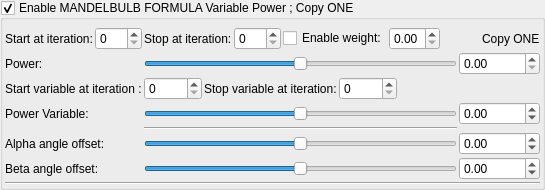
    <widget class="MyGroupBox" name="groupCheck_transform_variableMandelbulbPower1_enabled">
     <property name="title">
      <string>Enable MANDELBULB FORMULA Variable Power ; Copy ONE</string>
     </property>
     <property name="checkable">
      <bool>true</bool>
     </property>
     <layout class="QVBoxLayout" name="verticalLayout_22" stretch="0,0,0">
      <property name="spacing">
       <number>2</number>
      </property>
      <property name="leftMargin">
       <number>2</number>
      </property>
      <property name="topMargin">
       <number>2</number>
      </property>
      <property name="rightMargin">
       <number>2</number>
      </property>
      <property name="bottomMargin">
       <number>2</number>
      </property>
      <item>
       <layout class="QGridLayout" name="gridLayout_35">
        <property name="topMargin">
         <number>5</number>
        </property>
        <item row="0" column="5">
         <widget class="QCheckBox" name="checkBox_transform_variableMandelbulbPower1_weight_enabled">
          <property name="text">
           <string>Enable weight:</string>
          </property>
         </widget>
        </item>
        <item row="0" column="3">
         <widget class="MySpinBox" name="spinboxInt_transform_variableMandelbulbPower1_stop_iterations">
          <property name="sizePolicy">
           <sizepolicy hsizetype="Preferred" vsizetype="Maximum">
            <horstretch>0</horstretch>
            <verstretch>0</verstretch>
           </sizepolicy>
          </property>
          <property name="maximum">
           <number>250</number>
          </property>
         </widget>
        </item>
        <item row="0" column="0">
         <widget class="QLabel" name="label_72">
          <property name="text">
           <string>Start at iteration:</string>
          </property>
         </widget>
        </item>
        <item row="0" column="1">
         <widget class="MySpinBox" name="spinboxInt_transform_variableMandelbulbPower1_start_iterations">
          <property name="sizePolicy">
           <sizepolicy hsizetype="Minimum" vsizetype="Maximum">
            <horstretch>0</horstretch>
            <verstretch>0</verstretch>
           </sizepolicy>
          </property>
          <property name="maximum">
           <number>250</number>
          </property>
         </widget>
        </item>
        <item row="0" column="9">
         <widget class="QLabel" name="label_129">
          <property name="text">
           <string>Copy ONE</string>
          </property>
         </widget>
        </item>
        <item row="0" column="2">
         <widget class="QLabel" name="label_75">
          <property name="text">
           <string>Stop at iteration:</string>
          </property>
         </widget>
        </item>
        <item row="0" column="6">
         <widget class="MyDoubleSpinBox" name="spinbox_transform_variableMandelbulbPower1_weight">
          <property name="sizePolicy">
           <sizepolicy hsizetype="Minimum" vsizetype="Maximum">
            <horstretch>0</horstretch>
            <verstretch>0</verstretch>
           </sizepolicy>
          </property>
          <property name="decimals">
           <number>2</number>
          </property>
          <property name="minimum">
           <double>0.000000000000000</double>
          </property>
          <property name="maximum">
           <double>1.000000000000000</double>
          </property>
          <property name="singleStep">
           <double>0.100000000000000</double>
          </property>
         </widget>
        </item>
        <item row="0" column="7">
         <spacer name="horizontalSpacer_12">
          <property name="orientation">
           <enum>Qt::Horizontal</enum>
          </property>
          <property name="sizeHint" stdset="0">
           <size>
            <width>40</width>
            <height>20</height>
           </size>
          </property>
         </spacer>
        </item>
       </layout>
      </item>
      <item>
       <layout class="QGridLayout" name="gridLayout_36">
        <property name="spacing">
         <number>2</number>
        </property>
        <item row="2" column="5">
         <widget class="MyDoubleSpinBox" name="spinbox_transform_variableMandelbulbPower1_variableConstant">
          <property name="sizePolicy">
           <sizepolicy hsizetype="Minimum" vsizetype="Maximum">
            <horstretch>0</horstretch>
            <verstretch>0</verstretch>
           </sizepolicy>
          </property>
          <property name="prefix">
           <string/>
          </property>
          <property name="suffix">
           <string/>
          </property>
          <property name="decimals">
           <number>2</number>
          </property>
          <property name="minimum">
           <double>-1000.000000000000000</double>
          </property>
          <property name="maximum">
           <double>1000.000000000000000</double>
          </property>
          <property name="singleStep">
           <double>0.100000000000000</double>
          </property>
         </widget>
        </item>
        <item row="1" column="1">
         <widget class="MySpinBox" name="spinboxInt_transform_variableMandelbulbPower1_variable_start_iterations">
          <property name="sizePolicy">
           <sizepolicy hsizetype="Minimum" vsizetype="Maximum">
            <horstretch>0</horstretch>
            <verstretch>0</verstretch>
           </sizepolicy>
          </property>
          <property name="maximum">
           <number>250</number>
          </property>
         </widget>
        </item>
        <item row="4" column="1" colspan="4">
         <widget class="QSlider" name="slider_transform_variableMandelbulbPower1_alpha_angle_offset">
          <property name="sizePolicy">
           <sizepolicy hsizetype="Expanding" vsizetype="Maximum">
            <horstretch>0</horstretch>
            <verstretch>0</verstretch>
           </sizepolicy>
          </property>
          <property name="minimum">
           <number>-18000</number>
          </property>
          <property name="maximum">
           <number>18000</number>
          </property>
          <property name="value">
           <number>0</number>
          </property>
          <property name="sliderPosition">
           <number>0</number>
          </property>
          <property name="orientation">
           <enum>Qt::Horizontal</enum>
          </property>
         </widget>
        </item>
        <item row="1" column="4" colspan="2">
         <spacer name="horizontalSpacer_17">
          <property name="orientation">
           <enum>Qt::Horizontal</enum>
          </property>
          <property name="sizeHint" stdset="0">
           <size>
            <width>40</width>
            <height>20</height>
           </size>
          </property>
         </spacer>
        </item>
        <item row="5" column="1" colspan="4">
         <widget class="QSlider" name="slider_transform_variableMandelbulbPower1_beta_angle_offset">
          <property name="sizePolicy">
           <sizepolicy hsizetype="Expanding" vsizetype="Maximum">
            <horstretch>0</horstretch>
            <verstretch>0</verstretch>
           </sizepolicy>
          </property>
          <property name="minimum">
           <number>-18000</number>
          </property>
          <property name="maximum">
           <number>18000</number>
          </property>
          <property name="value">
           <number>0</number>
          </property>
          <property name="sliderPosition">
           <number>0</number>
          </property>
          <property name="orientation">
           <enum>Qt::Horizontal</enum>
          </property>
         </widget>
        </item>
        <item row="2" column="1" colspan="4">
         <widget class="QSlider" name="slider_transform_variableMandelbulbPower1_variableConstant">
          <property name="sizePolicy">
           <sizepolicy hsizetype="Expanding" vsizetype="Maximum">
            <horstretch>0</horstretch>
            <verstretch>0</verstretch>
           </sizepolicy>
          </property>
          <property name="minimum">
           <number>-18000</number>
          </property>
          <property name="maximum">
           <number>18000</number>
          </property>
          <property name="value">
           <number>0</number>
          </property>
          <property name="sliderPosition">
           <number>0</number>
          </property>
          <property name="orientation">
           <enum>Qt::Horizontal</enum>
          </property>
         </widget>
        </item>
        <item row="1" column="2">
         <widget class="QLabel" name="label_169">
          <property name="text">
           <string>Stop variable at iteration:</string>
          </property>
         </widget>
        </item>
        <item row="2" column="0">
         <widget class="QLabel" name="label_81">
          <property name="text">
           <string>Power Variable:</string>
          </property>
         </widget>
        </item>
        <item row="1" column="3">
         <widget class="MySpinBox" name="spinboxInt_transform_variableMandelbulbPower1_variable_stop_iterations">
          <property name="sizePolicy">
           <sizepolicy hsizetype="Minimum" vsizetype="Maximum">
            <horstretch>0</horstretch>
            <verstretch>0</verstretch>
           </sizepolicy>
          </property>
          <property name="maximum">
           <number>250</number>
          </property>
         </widget>
        </item>
        <item row="4" column="0">
         <widget class="QLabel" name="label_85">
          <property name="text">
           <string>Alpha angle offset:</string>
          </property>
         </widget>
        </item>
        <item row="5" column="0">
         <widget class="QLabel" name="label_91">
          <property name="text">
           <string>Beta angle offset:</string>
          </property>
         </widget>
        </item>
        <item row="0" column="0">
         <widget class="QLabel" name="label_92">
          <property name="text">
           <string>Power:</string>
          </property>
         </widget>
        </item>
        <item row="4" column="5">
         <widget class="MyDoubleSpinBox" name="spinbox_transform_variableMandelbulbPower1_alpha_angle_offset">
          <property name="sizePolicy">
           <sizepolicy hsizetype="Minimum" vsizetype="Maximum">
            <horstretch>0</horstretch>
            <verstretch>0</verstretch>
           </sizepolicy>
          </property>
          <property name="prefix">
           <string/>
          </property>
          <property name="suffix">
           <string/>
          </property>
          <property name="decimals">
           <number>2</number>
          </property>
          <property name="minimum">
           <double>-36000.000000000000000</double>
          </property>
          <property name="maximum">
           <double>36000.000000000000000</double>
          </property>
          <property name="singleStep">
           <double>0.100000000000000</double>
          </property>
         </widget>
        </item>
        <item row="5" column="5">
         <widget class="MyDoubleSpinBox" name="spinbox_transform_variableMandelbulbPower1_beta_angle_offset">
          <property name="sizePolicy">
           <sizepolicy hsizetype="Minimum" vsizetype="Maximum">
            <horstretch>0</horstretch>
            <verstretch>0</verstretch>
           </sizepolicy>
          </property>
          <property name="prefix">
           <string/>
          </property>
          <property name="suffix">
           <string/>
          </property>
          <property name="decimals">
           <number>2</number>
          </property>
          <property name="minimum">
           <double>-36000.000000000000000</double>
          </property>
          <property name="maximum">
           <double>36000.000000000000000</double>
          </property>
          <property name="singleStep">
           <double>0.100000000000000</double>
          </property>
         </widget>
        </item>
        <item row="0" column="5">
         <widget class="MyDoubleSpinBox" name="spinbox_transform_variableMandelbulbPower1_power">
          <property name="sizePolicy">
           <sizepolicy hsizetype="Minimum" vsizetype="Maximum">
            <horstretch>0</horstretch>
            <verstretch>0</verstretch>
           </sizepolicy>
          </property>
          <property name="prefix">
           <string/>
          </property>
          <property name="suffix">
           <string/>
          </property>
          <property name="decimals">
           <number>2</number>
          </property>
          <property name="minimum">
           <double>0.000000000000000</double>
          </property>
          <property name="maximum">
           <double>1000.000000000000000</double>
          </property>
          <property name="singleStep">
           <double>0.100000000000000</double>
          </property>
         </widget>
        </item>
        <item row="1" column="0">
         <widget class="QLabel" name="label_171">
          <property name="text">
           <string>Start variable at iteration :</string>
          </property>
         </widget>
        </item>
        <item row="0" column="1" colspan="4">
         <widget class="QSlider" name="slider_transform_variableMandelbulbPower1_power">
          <property name="sizePolicy">
           <sizepolicy hsizetype="Expanding" vsizetype="Maximum">
            <horstretch>0</horstretch>
            <verstretch>0</verstretch>
           </sizepolicy>
          </property>
          <property name="minimum">
           <number>-2000</number>
          </property>
          <property name="maximum">
           <number>2000</number>
          </property>
          <property name="singleStep">
           <number>1</number>
          </property>
          <property name="orientation">
           <enum>Qt::Horizontal</enum>
          </property>
         </widget>
        </item>
        <item row="3" column="1" colspan="4">
         <widget class="Line" name="line_29">
          <property name="orientation">
           <enum>Qt::Horizontal</enum>
          </property>
         </widget>
        </item>
       </layout>
      </item>
      <item>
       <widget class="Line" name="line_27">
        <property name="orientation">
         <enum>Qt::Horizontal</enum>
        </property>
       </widget>
      </item>
     </layout>
    </widget>
